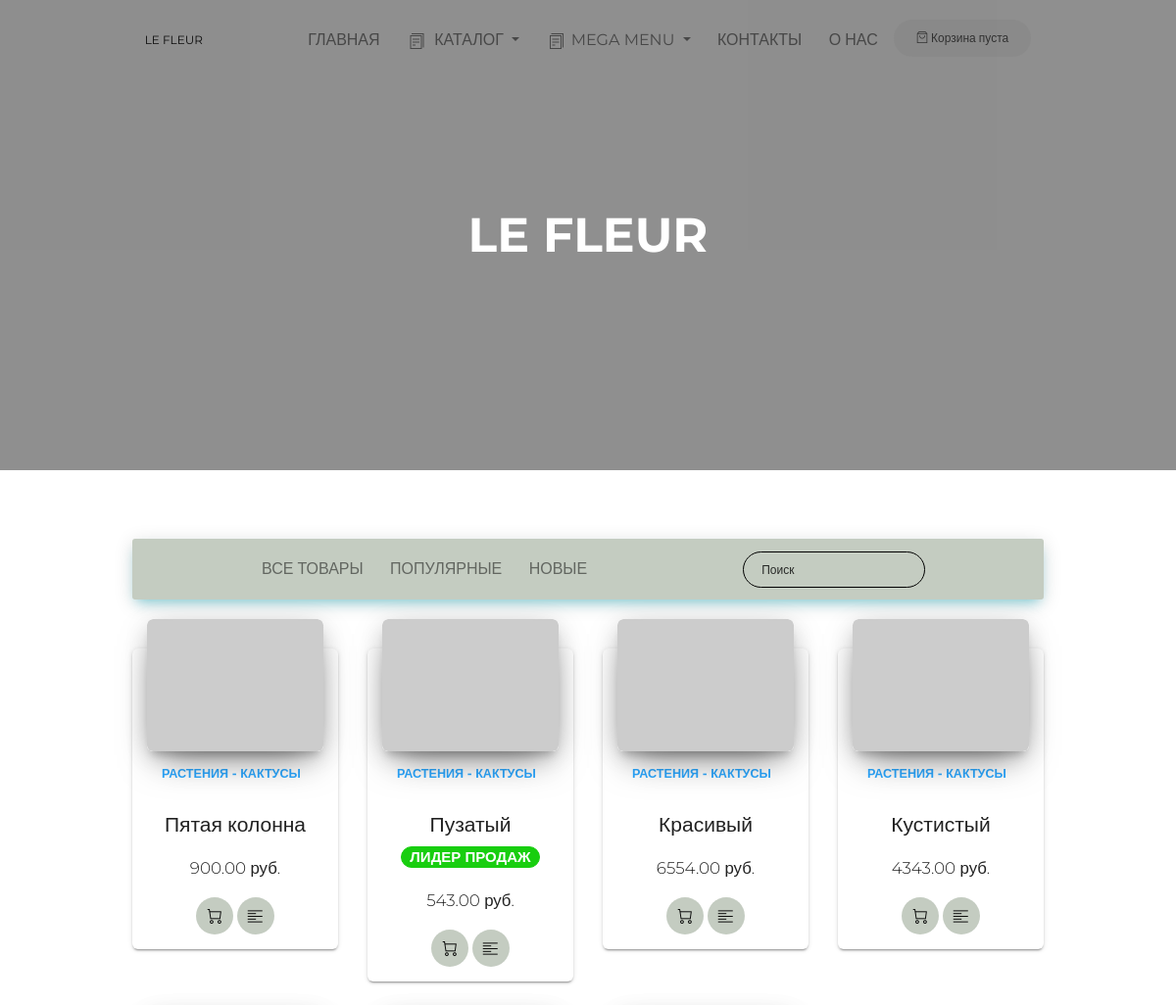
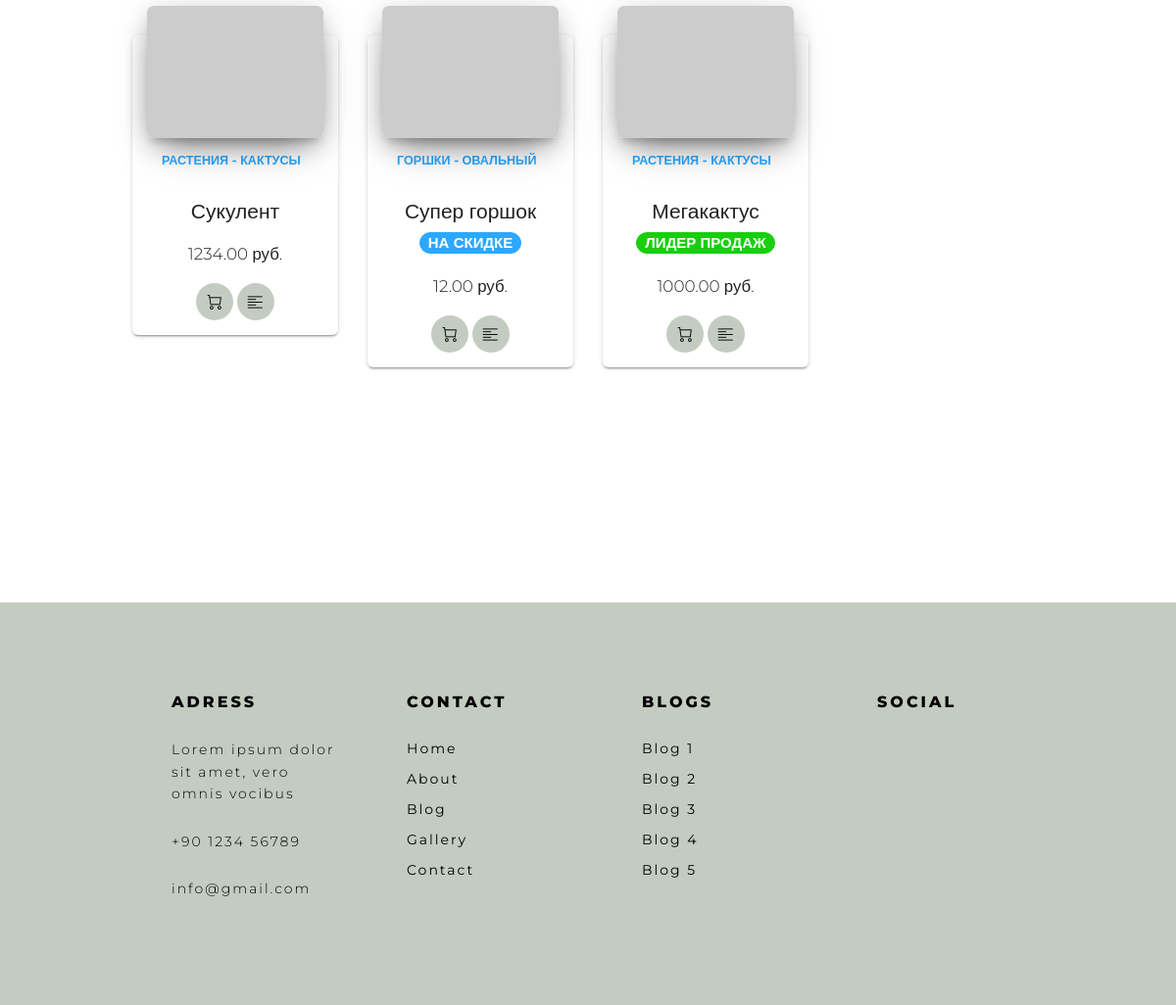
The page / on the database its author committed (2 pictures, top to bottom).
### main/models.py (models this page shows, shortened)
class Product(models.Model):
    category = models.ForeignKey(SubCategory, related_name='products', on_delete=models.PROTECT,
                                 verbose_name='Категория')
    name = models.CharField(max_length=200, db_index=True, verbose_name='Название')
    slug = models.SlugField(max_length=200, db_index=True, verbose_name='Алиас')
    image = models.ImageField(upload_to='products/%Y/%m/%d', blank=True, verbose_name='Изображение')
    description = models.TextField(blank=True, verbose_name='Описание')
    price = models.DecimalField(max_digits=10, decimal_places=2, verbose_name='Цена')
    stock = models.PositiveIntegerField(verbose_name='Остаток')
    available = models.BooleanField(default=True, verbose_name='Наличие')
    created = models.DateTimeField(auto_now_add=True, verbose_name='Дата создания')
    updated = models.DateTimeField(auto_now=True, verbose_name='Дата обновления')
    OPTIONS = (
        ('n', 'Не установлено'),
        ('b', 'Лидер продаж'),
        ('s', 'Скидка'),
    )
    status = models.CharField(max_length=1, choices=OPTIONS, blank=True, default='n',
                              verbose_name='Статус')
    discount = models.DecimalField(max_digits=10, decimal_places=2, verbose_name='Скидка', blank=True, default=0)
    class Meta:
        ordering = ('-created', 'available', )
        index_together = (('id', 'slug'), )
        verbose_name = 'Продукт'
        verbose_name_plural = 'Продукты'
    def get_absolute_url(self):
        return reverse('main:product_detail',
                       args=[self.id, self.slug])

class Category(models.Model):
    name = models.CharField(max_length=200, db_index=True, verbose_name='Название')
    slug = models.SlugField(max_length=200, db_index=True, unique=True, verbose_name='Алиас')
    order = models.SmallIntegerField(default=0, db_index=True, verbose_name='Порядок')
    super_category = models.ForeignKey('SuperCategory', on_delete=models.PROTECT, null=True,
                                       blank=True, verbose_name='Надкатегория')

### main/views.py (the view)
# urls.py: path('', product_list, name='product_list'),
def product_list(request, category_slug=None):
    category = None
    categories = SubCategory.objects.all()
    products = Product.objects.filter(available=True)
    if category_slug:
        category = get_object_or_404(SubCategory, slug=category_slug)
        products = products.filter(category=category)
    return render(request, 'main/index.html', {'category': category,
                                               'categories': categories,
                                               'products': products})

### cart/cart.py (called while the page is built)
    def __len__(self):
        return sum(item['quantity'] for item in self.cart.values())

### cart/context_processors.py (called while the page is built)
def cart(request):
    return {'cart': Cart(request)}

### main/models.py (called while the page is built)
    def get_queryset(self):
        return super().get_queryset().filter(super_category__isnull=False)

    def __str__(self):
        return '%s - %s' % (self.super_category.name, self.name)

### main/templates/main/index.html (shortened to what this page needs)
{% extends "layout/basic.html" %}
{% load static %}
{% load bootstrap4 %}
{% block content %}
<div class="section section-catalog">
<div class="container">
    <nav class="navbar navbar-expand-lg bg-fistashka navbar-light navbar-custom">
        <div class="container">
            <div class="collapse navbar-collapse" id="navbarTogglerDemo01">
                <ul class="navbar-nav mr-auto mt-2 mt-lg-0">
                    <li class="nav-item">
                        <a class="nav-link" href="{% url 'main:product_list' %}">Все товары</a>
                    </li>
                    <li class="nav-item">
                        <a class="nav-link" href="#">Популярные</a>
                    </li>
                    <li class="nav-item">
                        <a class="nav-link" href="#">Новые</a>
                    </li>
                </ul>
                <form class="form-inline ml-auto">
                    <div class="form-group has-white">
                        <input type="text" class="form-control" placeholder="Поиск">
                    </div>
                </form>
            </div>
        </div>
    </nav>
    <div class="row">
                {% for product in products %}
                <div class="col-12 col-md-4 col-lg-3">
                    <div class="blog-card blog-card-blog">
                        <div class="blog-card-image">
                            <a href="#"> <img class="img" src="http://placehold.it/800x600/f44242/fff"> </a>
                        </div>
                        <div class="blog-table">
                            <h6 class="card-category text-info">{{ product.category }}</h6>
                            <h4 class="text-center">
                               {{ product.name }}
                                {% if product.status == 'b' %}
                                <span class="badge badge-success">Лидер продаж</span>
                                {% elif product.status == 's' %}
                                <span class="badge badge-info">На скидке</span>
                                {% endif %}
                            </h4>
                            <p class="text-center">{{ product.price }} руб.</p>
                            <div class="ftr text-center">
                                <button class="btn btn-fistashka btn-icon btn-round" data-toggle="tooltip" data-placement="top" title="Добавить в корзину">
                                    <i class="now-ui-icons shopping_cart-simple"></i>
                                </button>
                                <a class="btn btn-fistashka btn-icon btn-round" href="{{ product.get_absolute_url }}" data-toggle="tooltip" data-placement="top" title="Подробнее">
                                    <i class="now-ui-icons text_align-left"></i>
                                </a>
                            </div>
                        </div>
                    </div>
                </div>
                {% endfor %}
    </div>
</div>
</div>
{% endblock %}

### main/templates/layout/basic.html (shortened to what this page needs)
{% load static %}
{% load bootstrap4 %}
<!doctype html>
<html lang="en">
<head>
  <link href="https://use.fontawesome.com/releases/v5.0.6/css/all.css" rel="stylesheet">
  <link href="{% static 'css/bootstrap.min.css' %}" rel="stylesheet" />
  <link href="{% static 'css/now-ui-kit.css' %}" rel="stylesheet" />
  <link href="{% static 'css/style.css' %}" rel="stylesheet" />
</head>
<body>
{% block navbar %}
<nav class="navbar navbar-expand-lg navbar-light bg-fistashka fixed-top navbar-transparent" color-on-scroll="400">
  <div class="container">
    <div class="navbar-translate">
      <a class="navbar-brand" href="{% url 'main:product_list' %}">
        Le Fleur
      </a>
    </div>
    <div class="collapse navbar-collapse justify-content-end" id="navigation" data-nav-image="{% static 'img/blurred-image-1.jpg' %}">
      <ul class="navbar-nav">
        <li class="nav-item">
          <a class="nav-link" href="javascript:void(0)" onclick="scrollToDownload()">
            <p>Главная</p>
          </a>
        </li>
        <li class="nav-item dropdown">
          <a href="#" class="nav-link dropdown-toggle" id="navbarDropdownMenuLink1" data-toggle="dropdown">
            <i class="now-ui-icons files_single-copy-04"></i>
            <p>Каталог</p>
          </a>
        </li>
        <li class="nav-item dropdown megamenu"><a id="megamneu" href="" data-toggle="dropdown" aria-haspopup="true" aria-expanded="false" class="nav-link dropdown-toggle">
          <i class="now-ui-icons files_single-copy-04"></i>
          Mega Menu
        </a>
        </li>
        <li class="nav-item">
          <a class="nav-link" href="{% url 'main:other' page='contacts' %}" onclick="scrollToDownload()">
            <p>Контакты</p>
          </a>
        </li>
        <li class="nav-item">
          <a class="nav-link" href="{% url 'main:other' page='about' %}" onclick="scrollToDownload()">
            <p>О нас</p>
          </a>
        </li>
        <li class="nav-item">
        <div class="cart">
          {% with total_items=cart|length %}
          {% if cart|length > 0 %}
          <a class="btn btn-fistashka btn-round" href="{% url 'cart:cart_detail' %}" type="button">
            <i class="now-ui-icons shopping_bag-16"></i> Корзина:
            {{ total_items }} товаров{{ total_items|pluralize }},
            {{ cart.get_total_price }} руб.
          </a>
          {% else %}
          <button class="btn btn-fistashka btn-round" type="button" disabled>
            <i class="now-ui-icons shopping_bag-16"></i> Корзина пуста
          </button>
          {% endif %}
          {% endwith %}
        </div>
      </li>
      </ul>
    </div>
  </div>
</nav>
{% endblock %}
<div class="wrapper">
  <div class="page-header page-header-small">
    {% block header %}
    <div class="page-header-image" data-parallax="true" style="background-image: url('http://placehold.it/1440x960/ffffff/000000');">
    </div>
    <div class="content-center">
      <div class="container">
        <h1 class="title text-uppercase">Le Fleur</h1>
      </div>
    </div>
    {% endblock %}
  </div>
  <div class="main">
    {% block content %}
    {% endblock %}
    <div class="section">
    </div>
  </div>
  <footer>
    <div class="container">
      <div class="row">
        <div class="col-lg-3 col-md-3 col-sm-6 col-xs-12">
          <ul class="adress">
            <span>Adress</span>
            <li>
              <p>Lorem ipsum dolor sit amet, vero omnis vocibus</p>
            </li>
            <li>
              <p>+90 1234 56789</p>
            </li>
            <li>
              <p>info@gmail.com</p>
            </li>
          </ul>
        </div>
        <div class="col-lg-3 col-md-3 col-sm-6 col-xs-12">
          <ul class="contact">
            <span>Contact</span>
            <li>
              <a href="#">Home</a>
            </li>
            <li>
              <a href="#">About</a>
            </li>
            <li>
              <a href="#">Blog</a>
            </li>
            <li>
              <a href="#">Gallery </a>
            </li>
            <li>
              <a href="#">Contact</a>
            </li>
          </ul>
        </div>
        <div class="col-lg-3 col-md-3 col-sm-6 col-xs-12">
          <ul class="contact">
            <span>Blogs</span>
            <li>
              <a href="#">Blog 1</a>
            </li>
            <li>
              <a href="#">Blog 2</a>
            </li>
            <li>
              <a href="#">Blog 3</a>
            </li>
            <li>
              <a href="#">Blog 4</a>
            </li>
            <li>
              <a href="#">Blog 5</a>
            </li>
          </ul>
        </div>
        <div class="col-lg-3 col-md-3 col-sm-6 col-xs-12">
          <ul class="social">
            <span>Social</span>
            <li>
              <a href="#"><i class="fa fa-facebook fa-2x"></i></a>
            </li>
            <li>
              <a href="#"><i class="fa fa-github fa-2x"></i></a>
            </li>
            <li>
              <a href="#"><i class="fa fa-linkedin fa-2x"></i></a>
            </li>
            <li>
              <a href="#"><i class="fa fa-tumblr fa-2x"></i></a>
            </li>
            <li>
              <a href="#"><i class="fa fa-google-plus fa-2x"></i></a>
            </li>
          </ul>
        </div>
      </div>
    </div>
  </footer>
</div>
</body>
</html>

### main/static/css/style.css (style rules this page uses)
.container { max-width: 80%; }
.navbar .navbar-nav .nav-link:not(.btn) { font-size: initial; }
.bg-fistashka { background-color: #c4ccc1 !important; }
.btn-fistashka { background-color: #c4ccc1; color: #000000; }
.form-control::placeholder { color: #000000; }
.form-control { border: 0.5px solid #000000; }
.blog-card-blog { margin-top: 30px; }
.blog-card { display: inline-block; position: relative; width: 100%; margin-bottom: 30px; border-radius: 6px; color: rgba(0, 0, 0, 0.87); background: #fff; transition: 0.5s; -webkit-transition: 0.5s; box-shadow: 0 2px 2px 0 rgba(0, 0, 0, 0.14), 0 3px 1px -2px rgba(0, 0, 0, 0.2), 0 1px 5px 0 rgba(0, 0, 0, 0.12); }
.blog-card .blog-card-image { height: 60%; position: relative; overflow: hidden; margin-left: 15px; margin-right: 15px; margin-top: -30px; border-radius: 6px; box-shadow: 0 16px 38px -12px rgba(0, 0, 0, 0.56), 0 4px 25px 0px rgba(0, 0, 0, 0.12), 0 8px 10px -5px rgba(0, 0, 0, 0.2); }
.blog-card .blog-card-image img { width: 100%; height: 100%; border-radius: 6px; pointer-events: none; }
.blog-card .blog-table { padding: 15px 30px; }
.blog-table { margin-bottom: 0px; }
.fa { display: inline-block; font: normal normal normal 14px/1 FontAwesome; font-size: inherit; text-rendering: auto; -webkit-font-smoothing: antialiased; -moz-osx-font-smoothing: grayscale; }
.blog-card .ftr { margin-top: 15px; }
footer { background-color: #c4ccc1; padding:70px 0px; }
.adress span , .contact span , .social span { color: #000000; font-weight: 800; padding:20px 0px; display: block; text-transform: uppercase; font-size: 16px; letter-spacing: 3px; }
.adress li , .contact li , .social li { padding:5px 0px; list-style: none; }
.adress li p , .contact li a , .social li a { color:#000000; letter-spacing: 2px; text-decoration:none; font-size:14px; }
.social li { float:left; }
.social .fa { color:#9c9c9c; margin-right: 10px; font-size:22px; }
.navbar-custom { border-radius: 3px; box-shadow: 0 4px 20px 0 rgba(0,0,0,.14),0 7px 12px -5px rgba(0,188,212,.46); }
.megamenu { position: static; }

### rows shown on the page
Product: category "РАСТЕНИЯ - КАКТУСЫ", name "Пятая колонна", price "900.00"
Product: category "РАСТЕНИЯ - КАКТУСЫ", name "Пузатый", status "ЛИДЕР ПРОДАЖ", price "543.00"
Product: category "РАСТЕНИЯ - КАКТУСЫ", name "Красивый", price "6554.00"
Product: category "РАСТЕНИЯ - КАКТУСЫ", name "Кустистый", price "4343.00"
Product: category "РАСТЕНИЯ - КАКТУСЫ", name "Сукулент", price "1234.00"
Product: category "ГОРШКИ - ОВАЛЬНЫЙ", name "Супер горшок", status "НА СКИДКЕ", price "12.00"
Product: category "РАСТЕНИЯ - КАКТУСЫ", name "Мегакактус", status "ЛИДЕР ПРОДАЖ", price "1000.00"
